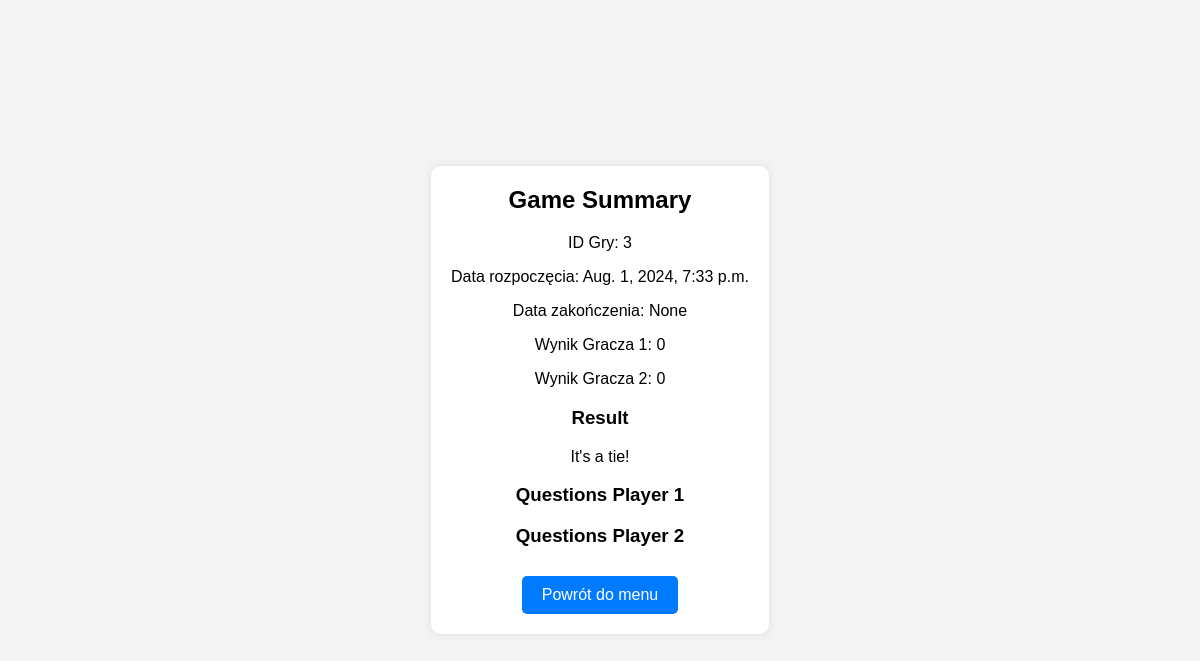
Page /games/random/summary/3/ (signed in) on the committed database.
### my_quiz_app/python_django/games/models.py (models this page shows, shortened)
class GameBase(models.Model):
    player1 = models.ForeignKey(User, related_name='%(class)s_player1', on_delete=models.CASCADE)
    score_player1 = models.IntegerField(default=0)
    start_time = models.DateTimeField(auto_now_add=True)
    end_time = models.DateTimeField(null=True, blank=True)
    questions_answered_player1 = models.IntegerField(default=0)
    questions_answered_player2 = models.IntegerField(default=0)
    questions = models.JSONField(default=list)
    game_mode = models.CharField(max_length=20)
    class Meta:
        abstract = True

class GameRandom(GameBase):
    player2 = models.ForeignKey(User, related_name='game_random_player2', on_delete=models.CASCADE, null=True, blank=True)
    score_player2 = models.IntegerField(default=0)
    questions_answered = models.IntegerField(default=0)

### my_quiz_app/python_django/games/views.py (the view, shortened to what this page needs)
# urls.py: path('random/summary/<int:game_id>/', views.game_random_summary, name='game_random_summary'),
@login_required
def game_random_summary(request, game_id):
    game = get_object_or_404(GameRandom, id=game_id)
    result = None
    game_mode = game.game_mode
    profile1 = UserProfile.objects.get(user=game.player1)
    profile2 = UserProfile.objects.get(user=game.player2)
    logger.debug(f"Game {game_id} summary: Player1: {game.player1.username}, Player2: {game.player2.username}")
    logger.debug(f"Scores: Player1: {game.score_player1}, Player2: {game.score_player2}")
    if game.score_player1 > game.score_player2:
        result = f"{game.player1.username} wins!"
        if game_mode == 'mode1':
            profile1.pvp_wins_mode1 += 1
            profile1.pvp_points_mode1 += game.score_player1
            profile2.pvp_losses_mode1 += 1
            profile2.pvp_points_mode1 += game.score_player2
        elif game_mode == 'mode2':
            profile1.pvp_wins_mode2 += 1
            profile1.pvp_points_mode2 += game.score_player1
            profile2.pvp_losses_mode2 += 1
            profile2.pvp_points_mode2 += game.score_player2
        elif game_mode == 'mode3':
            profile1.pvp_wins_mode3 += 1
            profile1.pvp_points_mode3 += game.score_player1
            profile2.pvp_losses_mode3 += 1
            profile2.pvp_points_mode3 += game.score_player2
        logger.debug(f"Winner points added: {game.score_player1}, Loser points added: {game.score_player2}")
    else:
        result = "It's a tie!"
        if game_mode == 'mode1':
            profile1.pvp_draws_mode1 += 1
            profile1.pvp_points_mode1 += game.score_player1
            profile2.pvp_draws_mode1 += 1
            profile2.pvp_points_mode1 += game.score_player2
        elif game_mode == 'mode2':
            profile1.pvp_draws_mode2 += 1
            profile1.pvp_points_mode2 += game.score_player1
            profile2.pvp_draws_mode2 += 1
            profile2.pvp_points_mode2 += game.score_player2
        elif game_mode == 'mode3':
            profile1.pvp_draws_mode3 += 1
            profile1.pvp_points_mode3 += game.score_player1
            profile2.pvp_draws_mode3 += 1
            profile2.pvp_points_mode3 += game.score_player2
        logger.debug(f"Tie points added: Player1: {game.score_player1}, Player2: {game.score_player2}")
    profile1.save()
    profile2.save()
    player1_questions = [q for q in game.questions if q.get('player') == 'player1']
    player2_questions = [q for q in game.questions if q.get('player') == 'player2']
    return render(request, 'games/game_pvp_summary.html', {
        'game': game,
        'result': result,
        'player1_questions': player1_questions,
        'player2_questions': player2_questions,
    })

### my_quiz_app/python_django/games/templates/games/game_pvp_summary.html (shortened to what this page needs)
<!DOCTYPE html>
<html lang="en">
<head>
</head>
<body>
    <div class="summary-container">
        <h2>Game Summary</h2>
        <p>ID Gry: {{ game.id }}</p>
        <p>Data rozpoczęcia: {{ game.start_time }}</p>
        <p>Data zakończenia: {{ game.end_time }}</p>
        <p>Wynik Gracza 1: {{ game.score_player1 }}</p>
        <p>Wynik Gracza 2: {{ game.score_player2 }}</p>
        <h3>Result</h3>
        <p>{{ result }}</p>
        <h3>Questions Player 1</h3>
        <h3>Questions Player 2</h3>
        <a class="summary-button" href="{% url 'menu' %}">Powrót do menu</a>
    </div>
</body>
</html>

### my_quiz_app/python_django/games/templates/games/game_pvp_summary.html (style rules this page uses)
body { font-family: Arial, sans-serif; background-color: #f4f4f4; display: flex; justify-content: center; align-items: center; height: 100vh; margin: 0; }
.summary-container { background-color: #fff; padding: 20px; border-radius: 10px; box-shadow: 0 0 10px rgba(0, 0, 0, 0.1); text-align: center; overflow-y: auto; max-height: 90vh; }
.summary-container h2 { margin-top: 0; }
.summary-button { display: inline-block; padding: 10px 20px; margin-top: 10px; border-radius: 5px; background-color: #007bff; color: #fff; text-decoration: none; cursor: pointer; }

### rows in the picture
GameRandom: id "3", start_time "Aug. 1, 2024, 7:33 p.m.", end_time "None", score_player1 "0", score_player2 "0"

### other values in the picture
{{ result }} "It's a tie!"
